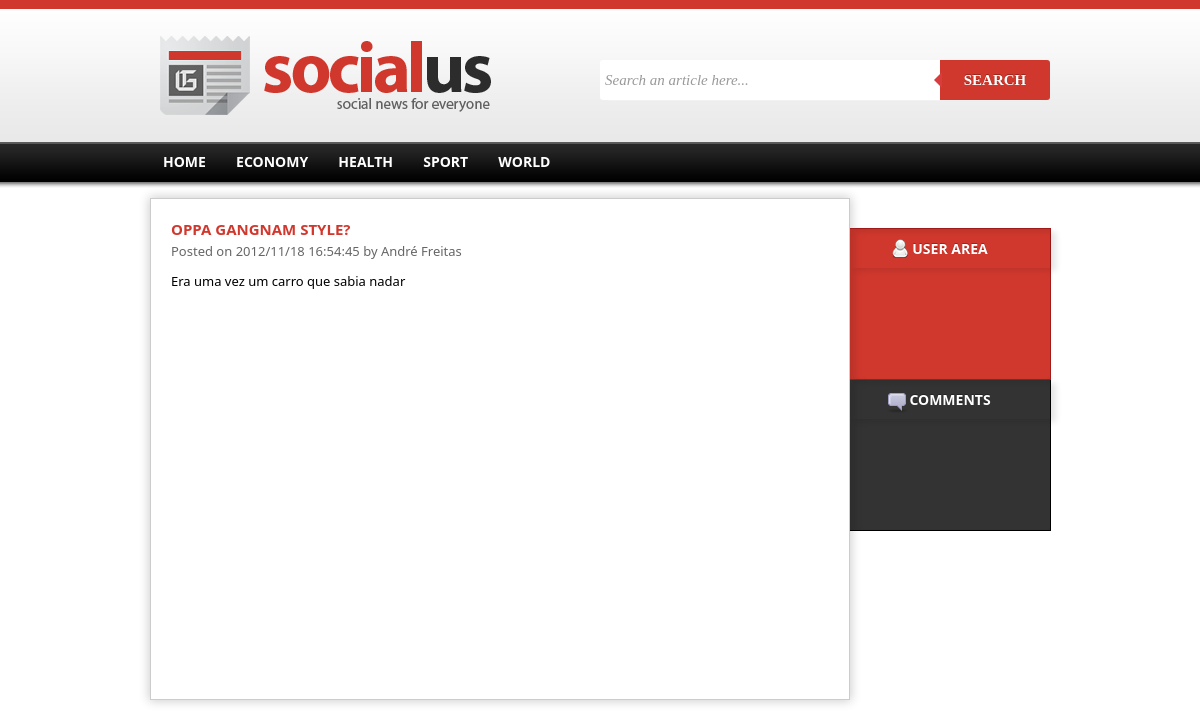
The app's page /article.php?url=oppa-gangnam-style with its own data.
### tables this page shows
CREATE TABLE news(
	id integer primary key autoincrement,
	title text,
	thumbnail text,
	datePosted date,
	content text,
	userId integer,
	categoryId integer,
	url text,
	foreign key(userId) references user(id),
	foreign key(categoryId) references category(id)
);

CREATE TABLE user(
	id integer primary key autoincrement,
	name text,
	email text,
	password text,
	privilegeId integer,
	picture text,
	foreign key(privilegeId) references privilege(id)
);

### config.php (called while the page is built, shortened)
<?php
	$_database='server.db';
?>

### datacontroller.php (called while the page is built, shortened)
<?php
include_once './config.php';
class DataController{
	protected $dataBase;
	public function __construct($dataBase){
		$dbPath='sqlite:'.DBPATH.$dataBase;
		$this->dataBase = new PDO($dbPath);
	}
	public function getNewsAuthor($newsId){
		$authorid=$this->dataBase->query('SELECT userid FROM news where id='.$newsId);
		$authorid=$authorid->fetch(PDO::FETCH_ASSOC);
		$author=$this->dataBase->query('SELECT * from user where id='.$authorid['userId']);
		return $author->fetch(PDO::FETCH_ASSOC);
	}
	public function getNewsByUrl($url){
		$news=$this->dataBase->query('SELECT * FROM news where url=\''.$url.'\'');
		$news=$news->fetch(PDO::FETCH_ASSOC);
		return $news;
	}
};
$data=new DataController($_database);
?>

### article.php (the view, shortened to what this page needs)
<?php
	include_once  'dataprint.php';
	include_once  'datacontroller.php';
?>
<!DOCTYPE html>
<html>
	<head>
        <link href="css/template.css" rel="stylesheet" type="text/css">
    </head>
    <body>
    	<div id="header">
        	<div class="container">
            	<div class="logoContainer">
                	<img src="imgs/logo.png" alt="Socialus - social news for everyone" class="logo"/>
                </div>
                <div class="searchContainer">
                    <form class="search-form cf">
                        <input type="text" placeholder="Search an article here..." required>
                        <button type="submit">Search</button>
                    </form>
                </div>
            </div>
        </div>
        <div id="menu">
        	<div class="container">
                <ul>
                    <li><a href="index.php">Home</a></li>
                 </ul>
            </div>
        </div>
        <div id="main">
        	<div class="container">
            	<div class="news">
                <div class="article">
				<?php
					$news=$data->getNewsByUrl($_GET['url']);
					echo "<h1>".$news['title']."</h1>";
					$datetime= new DateTime($news['datePosted']);
					$author= $data->getNewsAuthor($news['id']);
					echo "<span class=\"info\"> Posted on ".$datetime->format('Y/m/d H:i:s')." by ".$author['name']."</span>";
					echo "<div class=\"entry\"> ".$news['content']."</div>";
				?>
				</div>
                </div>
                <div class="sidebar">
                	<div class="user">
                    	<h3>User Area</h3>
                    </div>
                    <div class="comments">
                    	<h3>Comments</h3>
                    </div>
                </div>
            </div>
        </div>
    </body>
</html>

### css/template.css (style rules this page uses)
* { margin:0; padding:0; font-family: "Segoe UI"; }
#header { margin:0 auto; background:url(../imgs/headerbg.png) repeat-x; height:142px; }
.logo { margin-top: 30px; }
#menu { margin:0 auto; background:url(../imgs/menubar.png) repeat-x; height:46px; color:#ffffff; }
#menu ul { list-style-type: none ; padding-top:8px; }
#menu li { display:inline; text-transform:uppercase; font-weight:bold; font-size:14px; background-position: 0px 1px; padding-left:5px; padding-right:5px; }
#menu li a:link, a:visited { color:#ffffff; text-decoration:none; padding:3px 8px 3px 8px; }
#menu ul>li:first-child { background:none; }
.container { margin:0 auto; width:900px; }
.cf:before, .cf:after { content:""; display:table; }
.cf:after { clear:both; }
.cf { zoom:1; }
.search-form { width: 450px; background: #444; border-radius: 10px; box-shadow: 0 1px 1px rgba(0,0,0,.4) inset, 0 1px 0 rgba(255,255,255,.2); }
.search-form input { width: 330px; height: 20px; padding: 10px 5px; float: left; font: bold 15px 'lucida sans', 'trebuchet MS', 'Tahoma'; border: 0; background: #fff; border-radius: 3px 0 0 3px; }
.search-form button { overflow: visible; position: relative; float: right; border: 0; padding: 0; cursor: pointer; height: 40px; width: 110px; font: bold 15px/40px 'lucida sans', 'trebuchet MS', 'Tahoma'; color: #fff; text-transform: uppercase; background: #d1382d; border-radius: 0 3px 3px 0; text-shadow: 0 -1px 0 rgba(0, 0 ,0, .3); }
.search-form button:before { content: ''; position: absolute; border-width: 8px 8px 8px 0; border-style: solid solid solid none; border-color: transparent #d83c3c transparent; top: 12px; left: -6px; }
.logoContainer { margin:0 auto; float: left; width:350px; }
.searchContainer { padding-top:60px; margin:0 auto; float: right; }
#main { margin-top:10px; }
.news { margin:0 auto; float:left; width: 698px; min-height:500px; border:solid 1px #CCC; box-shadow: 0px 0px 10px 1px rgba(0, 0, 0, .2); }
.sidebar { margin:0 auto; float:left; width: 200px; min-height:500px; padding-top:30px; }
.user { width: 200px; height: 150px; background: #d1382d; box-shadow: 6px 3px 6px rgba(0,0,0,0.1) inset; border:solid 1px #a21a1a; border-left:none; }
.user h3 { text-transform:uppercase; background:url(../imgs/user.png) no-repeat; text-shadow: 0 -1px 0 rgba(0, 0 ,0, .3); background-position:40px 10px; font-weight:bold; font-size:14px; color:#ffffff; text-align:center; padding-top:10px; padding-bottom:10px; box-shadow: 6px 3px 6px rgba(0,0,0,0.1); }
.comments { width: 200px; height: 150px; background: #333; box-shadow: 6px 3px 6px rgba(0,0,0,0.1) inset; border:solid 1px #000000; border-top:none; border-left:none; }
.comments h3 { text-transform:uppercase; background:url(../imgs/comments.png) no-repeat; text-shadow: 0 -1px 0 rgba(0, 0 ,0, .3); background-position:35px 10px; font-weight:bold; font-size:14px; color:#ffffff; text-align:center; padding-top:10px; padding-bottom:10px; box-shadow: 6px 3px 6px rgba(0,0,0,0.1); }
.entry { height:130px; }
.article { padding:20px; }
.article h1 { color:#d1382d; text-transform:uppercase; font-size:15px; font-weight:bold; }
.article .info { font-size:13px; color:#666; }
.article .entry { font-size:13px; margin-top:10px; text-align:justify; line-height:20px; }

### records on screen
news: title "OPPA GANGNAM STYLE?", datePosted "2012/11/18 16:54:45", content "Era uma vez um carro que sabia nadar"
user: name "André Freitas"

### other values on screen
$row "ECONOMY"
$row "HEALTH"
$row "SPORT"
$row "WORLD"
